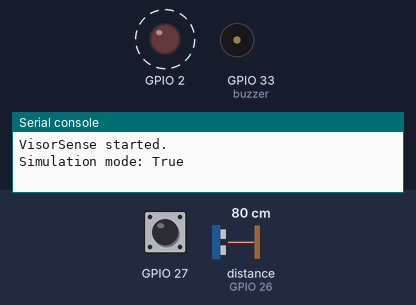
The program below on a simulated ESP32 board running MicroPython. On the bench: output pins drawn as LEDs (lit = HIGH), buzzer (waves = sounding, pin HIGH), the last lines printed to the serial console. Wiring (from the project's diagram.json): red LED on GPIO 2, blue button on GPIO 27, buzzer on GPIO 33. Dashed ring = blinking. The inputs (shaded band) are chosen by the test bench; at power-on: distance to the obstacle (sensor on GPIO 26) 80 cm, GPIO 27 HIGH. The echo pulse lasts 58.3 µs per cm; pins used as bus, display or sensor lines are not drawn.

Above: at 0.2 s.
1.3 s: distance to the obstacle (sensor on GPIO 26) set to 22 cm
At 2.62 s:
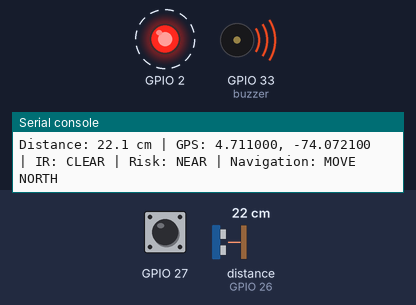
4.8 s: distance to the obstacle (sensor on GPIO 26) set to 17 cm
At 5.4 s:
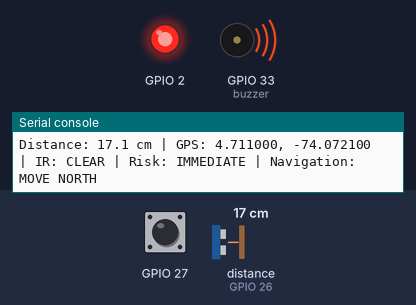
Timing chart, 0 to 7.8 s (numbered marks = the images above; inputs shaded):
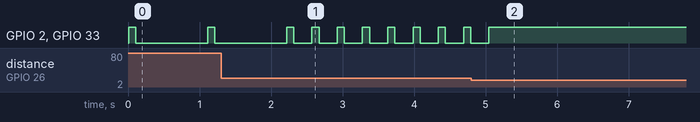

Measured:
- the behaviour switches between 20 and 19 cm on distance to the obstacle (sensor on GPIO 26) (found by bisection; images 1 and 2)
- after the input at 1.3 s, GPIO 2, GPIO 33 (buzzer): alternates HIGH for 0.10 s and LOW for 0.25 s, starting after 1.3 s
- after the input at 4.8 s, GPIO 2, GPIO 33 (buzzer): goes on until 5.0 s, then stays HIGH
- by itself, GPIO 2, GPIO 33 (buzzer): alternates HIGH for 0.10 s and LOW for 1.0 s

The program:

main.py
```python
"""VisorSense MicroPython entry point."""

from alerts import AlertManager
from config import (
    BUZZER_PIN,
    DESTINATION_LATITUDE,
    DESTINATION_LONGITUDE,
    GPS_RX_PIN,
    GPS_TX_PIN,
    INFRARED_PIN,
    IR_ACTIVE_LEVEL,
    LED_PIN,
    LOOP_DELAY_MS,
    SIMULATED_LATITUDE,
    SIMULATED_LONGITUDE,
    SIMULATION_MODE,
    ULTRASONIC_ECHO_PIN,
    ULTRASONIC_TRIGGER_PIN,
)
from device import VisorSense
from gps import NmeaGps, SimulatedGps
from navigation import NavigationManager
from sensors import InfraredSensor, UltrasonicSensor


def create_gps():
    """Create the real or simulated GPS implementation."""
    if SIMULATION_MODE:
        return SimulatedGps(SIMULATED_LATITUDE, SIMULATED_LONGITUDE)

    return NmeaGps(GPS_RX_PIN, GPS_TX_PIN)


def main():
    """Build the device and start continuous monitoring."""
    ultrasonic = UltrasonicSensor(
        ULTRASONIC_TRIGGER_PIN,
        ULTRASONIC_ECHO_PIN,
    )
    infrared = InfraredSensor(INFRARED_PIN, IR_ACTIVE_LEVEL)
    alerts = AlertManager(BUZZER_PIN, LED_PIN)
    gps = create_gps()
    navigation = NavigationManager(
        DESTINATION_LATITUDE,
        DESTINATION_LONGITUDE,
    )

    device = VisorSense(
        ultrasonic,
        infrared,
        alerts,
        gps,
        navigation,
    )

    print("VisorSense started.")
    print("Simulation mode:", SIMULATION_MODE)
    device.run_forever(LOOP_DELAY_MS)


main()
```

alerts.py
```python
"""Acoustic and visual alert handling for VisorSense."""

from machine import Pin
import time


class AlertManager:
    """Generate acoustic patterns for obstacle risk levels."""

    def __init__(self, buzzer_pin, led_pin):
        self._buzzer = Pin(buzzer_pin, Pin.OUT, value=0)
        self._led = Pin(led_pin, Pin.OUT, value=0)

    def update(self, distance_cm, infrared_obstacle):
        """Apply the alert pattern required by the current obstacle state."""
        if infrared_obstacle:
            self._continuous_alert()
            return "INFRARED"

        if distance_cm is None:
            self._silent()
            return "NO_READING"

        if distance_cm <= 20:
            self._continuous_alert()
            return "IMMEDIATE"

        if distance_cm <= 50:
            self._pulse_alert(100, 150)
            return "NEAR"

        if distance_cm <= 150:
            self._pulse_alert(100, 900)
            return "DISTANT"

        self._silent()
        return "CLEAR"

    def _continuous_alert(self):
        """Turn the buzzer on for the current monitoring cycle."""
        self._buzzer.value(1)
        self._led.value(1)

    def _pulse_alert(self, on_ms, off_ms):
        """Generate one short alert pulse."""
        self._buzzer.value(1)
        self._led.value(1)
        time.sleep_ms(on_ms)
        self._buzzer.value(0)
        self._led.value(0)
        time.sleep_ms(off_ms)

    def _silent(self):
        """Disable acoustic and visual alerts."""
        self._buzzer.value(0)
        self._led.value(0)
```

config.py
```python
"""Hardware and application configuration for VisorSense."""

# GPIO assignments from the system electrical design.
GPS_RX_PIN = 16
GPS_TX_PIN = 17

ULTRASONIC_TRIGGER_PIN = 25
ULTRASONIC_ECHO_PIN = 26

INFRARED_PIN = 27
BUZZER_PIN = 33
LED_PIN = 2
BUTTON_PIN = 32

# Obstacle thresholds in centimeters.
NEAR_DISTANCE_CM = 50
IMMEDIATE_DISTANCE_CM = 20

# Main loop period.
LOOP_DELAY_MS = 100

# IR obstacle modules commonly use an active-low output.
IR_ACTIVE_LEVEL = 0

# Academic simulation mode.
# Set to False when using the physical NEO-6M GPS module.
SIMULATION_MODE = True

# Simulated GPS position and destination used only in Wokwi.
SIMULATED_LATITUDE = 4.7110
SIMULATED_LONGITUDE = -74.0721
DESTINATION_LATITUDE = 4.7118
DESTINATION_LONGITUDE = -74.0721
```

device.py
```python
"""VisorSense device orchestration."""

import time


class VisorSense:
    """Coordinate sensors, alerts, GPS, and basic navigation."""

    def __init__(self, ultrasonic, infrared, alerts, gps, navigation):
        self._ultrasonic = ultrasonic
        self._infrared = infrared
        self._alerts = alerts
        self._gps = gps
        self._navigation = navigation
        self._position = None

    def run_cycle(self):
        """Execute one monitoring cycle."""
        distance = self._ultrasonic.distance_cm()
        infrared_obstacle = self._infrared.obstacle_detected()

        risk = self._alerts.update(distance, infrared_obstacle)

        new_position = self._gps.read_position()
        if new_position is not None:
            self._position = new_position

        instruction = self._navigation.instruction(self._position)

        self._print_status(distance, infrared_obstacle, risk, instruction, self._position)

    @staticmethod
    def _print_status(distance, infrared_obstacle, risk, instruction, position):
        """Print a compact status line for testing and demonstration."""
        if distance is None:
            distance_text = "N/A"
        else:
            distance_text = "{:.1f} cm".format(distance)

        if position is None:
            gps_text = "WAIT"
        else:
            gps_text = "{:.6f}, {:.6f}".format(
                position.latitude,
                position.longitude,
        )

        print(
            "Distance: {} | GPS: {} | IR: {} | Risk: {} | Navigation: {}".format(
                distance_text,
                gps_text,
                "OBSTACLE" if infrared_obstacle else "CLEAR",
                risk,
                instruction,
            )
        )

    def run_forever(self, delay_ms):
        """Run the monitoring loop continuously."""
        while True:
            self.run_cycle()
            time.sleep_ms(delay_ms)
```

gps.py
```python
"""Minimal NMEA GPS reader and simulation source."""

from machine import UART
import time


class GpsPosition:
    """Store a geographic position."""

    def __init__(self, latitude, longitude):
        self.latitude = latitude
        self.longitude = longitude


class NmeaGps:
    """Read latitude and longitude from a NEO-6M NMEA stream."""

    def __init__(self, rx_pin, tx_pin, baudrate=9600):
        self._uart = UART(
            2,
            baudrate=baudrate,
            rx=rx_pin,
            tx=tx_pin,
            timeout=100,
            timeout_char=10,
        )
        self._buffer = b""

    def read_position(self):
        """Return the latest valid GGA/RMC position or None."""
        data = self._uart.read()
        if not data:
            return None

        self._buffer += data
        lines = self._buffer.split(b"\n")
        self._buffer = lines[-1]

        for raw_line in lines[:-1]:
            line = raw_line.decode("ascii", "ignore").strip()
            position = self._parse_sentence(line)
            if position:
                return position

        return None

    @staticmethod
    def _parse_sentence(sentence):
        """Parse a GGA or RMC sentence containing a valid position."""
        if not sentence.startswith("$"):
            return None

        fields = sentence.split(",")
        sentence_type = fields[0][-3:]

        if sentence_type == "GGA" and len(fields) >= 7:
            if fields[6] == "0":
                return None
            latitude, longitude = fields[2], fields[4]
            latitude_direction, longitude_direction = fields[3], fields[5]
        elif sentence_type == "RMC" and len(fields) >= 7:
            if fields[2] != "A":
                return None
            latitude, longitude = fields[3], fields[5]
            latitude_direction, longitude_direction = fields[4], fields[6]
        else:
            return None

        lat = NmeaGps._to_decimal(latitude, latitude_direction)
        lon = NmeaGps._to_decimal(longitude, longitude_direction)

        if lat is None or lon is None:
            return None

        return GpsPosition(lat, lon)

    @staticmethod
    def _to_decimal(value, direction):
        """Convert NMEA degrees/minutes to signed decimal degrees."""
        if not value or len(value) < 4:
            return None

        try:
            degrees_length = 2 if direction in ("N", "S") else 3
            degrees = float(value[:degrees_length])
            minutes = float(value[degrees_length:])
            decimal = degrees + minutes / 60
            return -decimal if direction in ("S", "W") else decimal
        except ValueError:
            return None


class SimulatedGps:
    """Provide a fixed GPS position for Wokwi demonstrations."""

    def __init__(self, latitude, longitude):
        self._position = GpsPosition(latitude, longitude)
        self._last_read = 0

    def read_position(self):
        """Return the configured simulated position."""
        now = time.ticks_ms()
        if time.ticks_diff(now, self._last_read) >= 1000:
            self._last_read = now
            return self._position
        return None
```

navigation.py
```python
"""Basic destination guidance for VisorSense."""

class NavigationManager:
    """Generate simple cardinal-direction guidance."""

    def __init__(self, destination_latitude, destination_longitude):
        self._destination_latitude = destination_latitude
        self._destination_longitude = destination_longitude

    def instruction(self, position):
        """Return a basic direction toward the configured destination."""
        if position is None:
            return "GPS WAIT"

        latitude_delta = self._destination_latitude - position.latitude
        longitude_delta = self._destination_longitude - position.longitude

        if abs(latitude_delta) < 0.0001 and abs(longitude_delta) < 0.0001:
            return "DESTINATION"

        if abs(latitude_delta) >= abs(longitude_delta):
            return "MOVE NORTH" if latitude_delta > 0 else "MOVE SOUTH"

        return "MOVE EAST" if longitude_delta > 0 else "MOVE WEST"
```

sensors.py
```python
"""Sensor abstractions used by the VisorSense firmware."""

from machine import Pin, time_pulse_us


class UltrasonicSensor:
    """Measure distance with an HC-SR04 ultrasonic sensor."""

    def __init__(self, trigger_pin, echo_pin):
        self._trigger = Pin(trigger_pin, Pin.OUT, value=0)
        self._echo = Pin(echo_pin, Pin.IN)

    def distance_cm(self):
        """Return the measured distance in centimeters or None on timeout."""
        self._trigger.value(0)
        self._trigger.value(1)
        self._trigger.value(0)

        duration = time_pulse_us(self._echo, 1, 30000)
        if duration < 0:
            return None

        return duration / 58.0


class InfraredSensor:
    """Read a digital infrared obstacle sensor."""

    def __init__(self, pin, active_level=0):
        self._sensor = Pin(pin, Pin.IN)
        self._active_level = active_level

    def obstacle_detected(self):
        """Return True when the sensor reports an obstacle."""
        return self._sensor.value() == self._active_level
```
